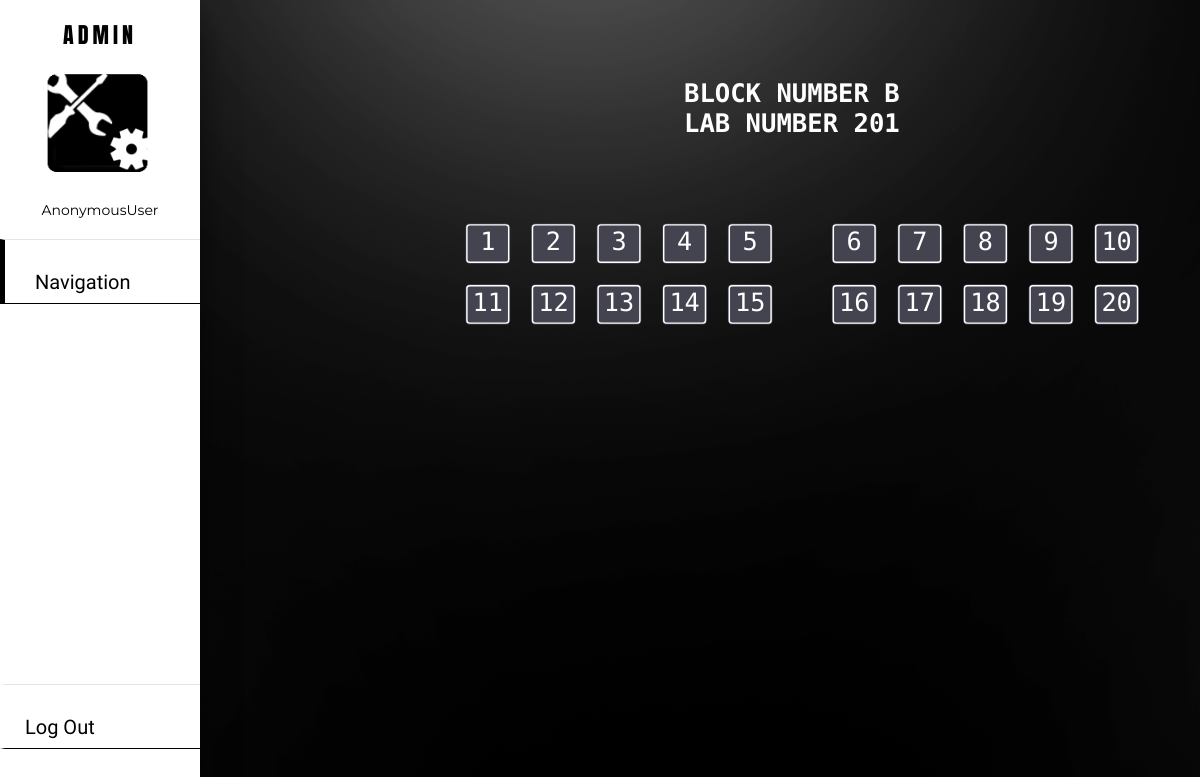
The page /dashboard/navigation/2/201/aroom/ on the database its author committed.
### reports/models.py (models this page shows, shortened)
class Block(models.Model):
	bl_id = models.BigAutoField(primary_key=True)
	bl_name = models.CharField(max_length=2,null=True,unique=True)
	def __str__(self):
		return self.bl_name

class Lab(models.Model):
	l_id = models.BigAutoField(primary_key=True)
	l_no = models.IntegerField(null=True,unique=False)
	block_n=models.ForeignKey(Block,on_delete=models.CASCADE)
	def __str__(self):
		return str(self.l_no)

class Computer(models.Model):
	c_id = models.BigAutoField(primary_key=True)
	comp_no = models.IntegerField(null=True,unique=False)
	c_status = models.IntegerField(null=True,unique=False)
	lab_n=models.ForeignKey(Lab,on_delete=models.CASCADE)

### reports/views.py (the view)
# urls.py: path("dashboard/navigation/<int:pk_b>/<int:pk_l>/aroom/",views.acomp,name="acomp"),
def acomp(request,pk_b,pk_l):
     print("here")
     b1=Block.objects.get(bl_id=pk_b)
     rooms=Lab.objects.get(l_no=pk_l)
     comp=rooms.computer_set.all()
     context={'comp':comp,'b1':b1,'rooms':rooms}
     return render(request, "reports/acomp.html",context)

### reports/templates/reports/acomp.html (shortened to what this page needs)
{% load static %}
<!DOCTYPE html>
<html>
<head>
</head>
<body>
	{% include 'reports/anavbar.html' %}
  <H1>Block Number {{b1}} <br>Lab Number {{rooms}} </H1>
 <div class="container">
      <br>
      <br>
      <br>
      <br>
      <br>
      <br>
      <br>
      <br>
      <br>
      <br>
      <div class="row">
 	   {% for i in comp %}
   		{% if i.c_status == 1 %}
		<div class="seat">
			<a class="bruh" href ="{% url 'issue' b1.bl_id rooms.l_no i.c_id %}">
		    {{i.comp_no}}
		  </a>
		 </div>
		{% else %}
   		<div class="seat sold">{{i.comp_no}}</div>
   		{% endif %}
   	   {% endfor %}
      </div>
  </div>
</body>
</html>

### reports/templates/reports/anavbar.html (style rules this page uses)
* { margin: 0; padding: 0; box-sizing: border-box; list-style: none; text-decoration: none; }

### rows shown on the page
Block: bl_name "B"
Lab: l_no "201"
Computer: comp_no "1"
Computer: comp_no "2"
Computer: comp_no "3"
Computer: comp_no "4"
Computer: comp_no "5"
Computer: comp_no "6"
Computer: comp_no "7"
Computer: comp_no "8"
Computer: comp_no "9"
Computer: comp_no "10"
Computer: comp_no "11"
Computer: comp_no "12"
Computer: comp_no "13"
Computer: comp_no "14"
Computer: comp_no "15"
Computer: comp_no "16"
Computer: comp_no "17"
Computer: comp_no "18"
Computer: comp_no "19"
Computer: comp_no "20"

### other values the page prints
{{ request.user }} "AnonymousUser"
